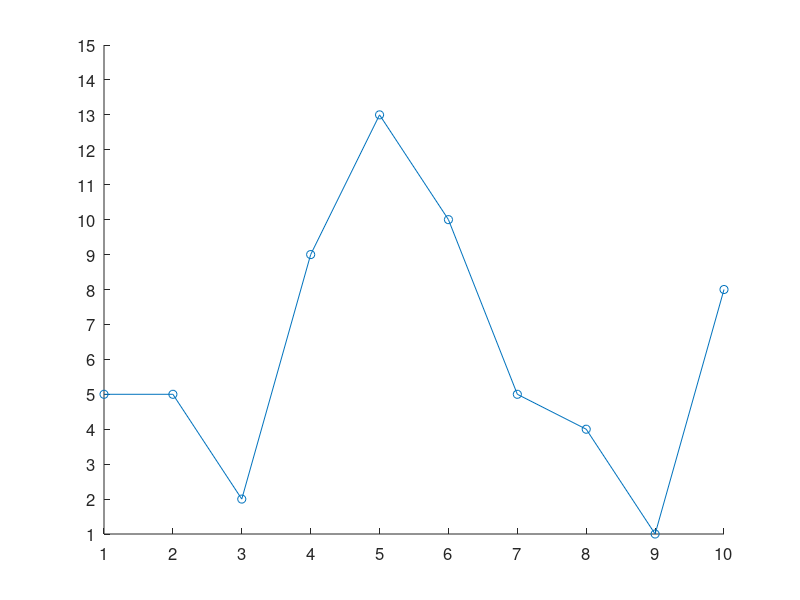
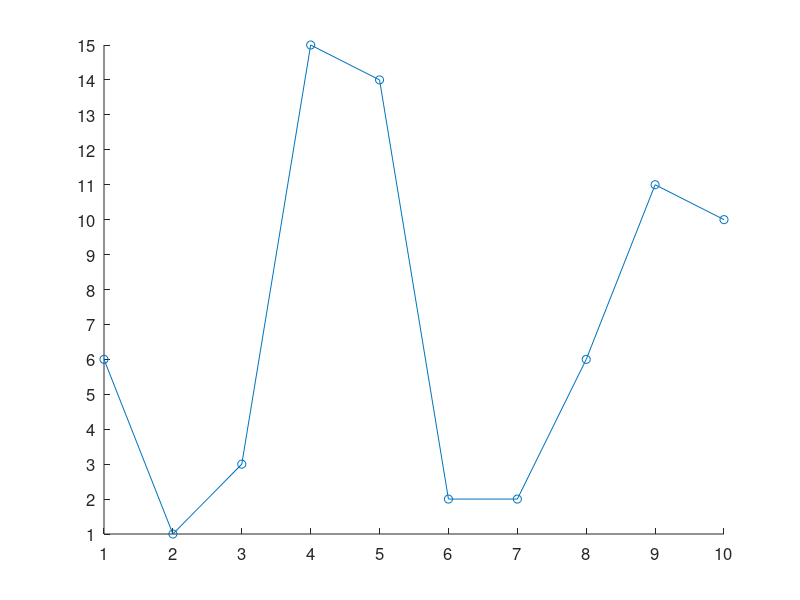
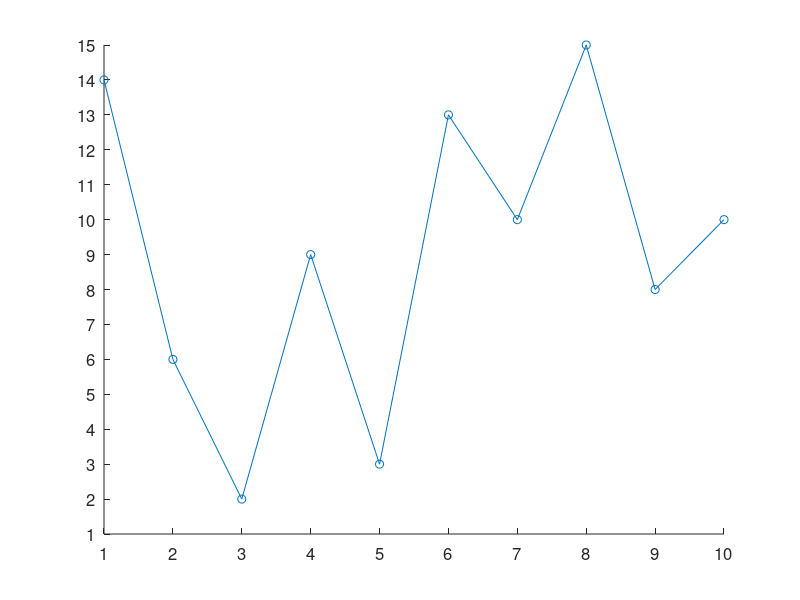
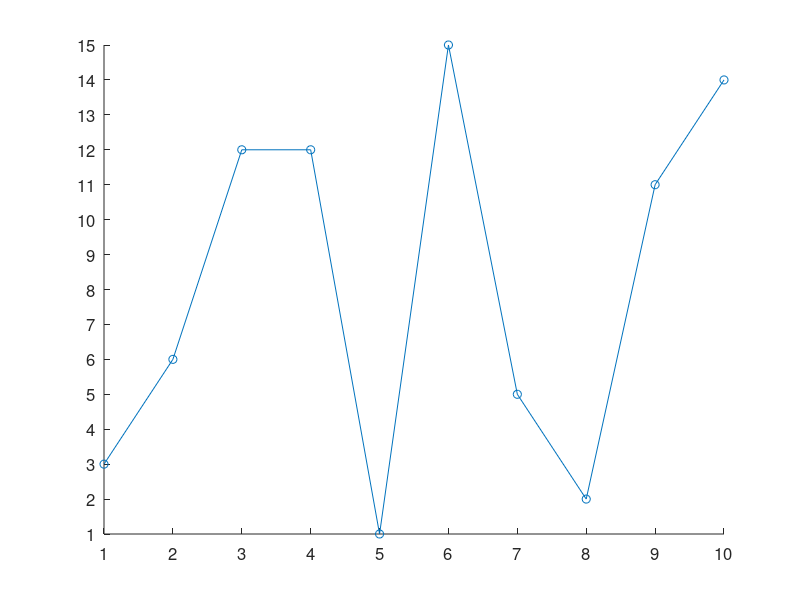

MATLAB code for these plots, in order:
% These are images for summary statistics and will just have random data
clear
close all

font_size = 12;
im_size = 400;

%Create arrays of data for plotting and save to DATA
num_plot = 10;
num_pts = 10;
max_val = 15;
data_pts = randi(max_val,num_plot,num_pts);
save('..\Data\arrayguess_data.mat','data_pts')

%Printer type
format_type = '-dpng';
resolution = '-r100';

for ii = 1:num_plot
    figure('Color','w')
    plot(data_pts(ii,:),'o-')
    set(gca,'FontSize',font_size)
    %axis equal
    set(gca,'box','off','YLim',[1 max_val],'XLim',[1 num_pts],'XTick',1:num_pts,'YTick',0:max_val)

    %Print Imagesc
    
    print(sprintf('Cropped\\arrayguess_%d',ii),format_type,resolution);
    close

  
end





